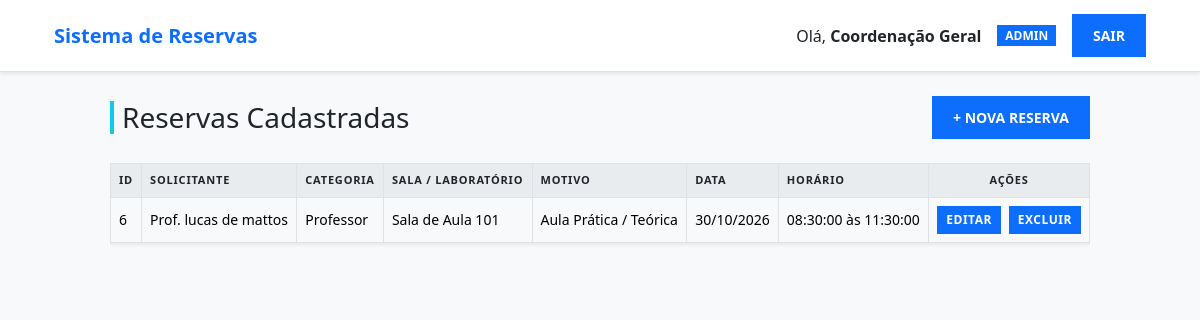
/index.php (signed in), run on the app's committed database.
### tables this page shows
CREATE TABLE `reservas` (
  `id` int NOT NULL,
  `nome_solicitante` varchar(100) NOT NULL,
  `categoria` varchar(50) NOT NULL,
  `sala_laboratorio` varchar(100) NOT NULL,
  `data_reserva` date NOT NULL,
  `hora_inicio` time NOT NULL,
  `hora_fim` time NOT NULL,
  `motivo` varchar(100) NOT NULL,
  `usuario_id` int DEFAULT NULL
);

### index.php (the view, shortened to what this page needs)
<?php
include_once "conexao.php";
$usuario_id_logado = $_SESSION["usuario_id"];
$perfil            = $_SESSION["usuario_perfil"];
?>
<!doctype html>
<html lang="pt-BR" data-bs-theme="light">
<head>
    <link href="https://cdn.jsdelivr.net/npm/bootstrap@5.3.3/dist/css/bootstrap.min.css" rel="stylesheet">
    <link rel="stylesheet" href="style.css">
</head>
<body class="bg-light text-dark pb-5">
    <nav class="navbar navbar-expand-lg navbar-light bg-white border-bottom border-secondary-subtle mb-4 shadow-sm">
        <div class="container-fluid px-4">
            <a class="navbar-brand fw-bold text-primary" href="index.php">Sistema de Reservas</a>
            <div class="d-flex align-items-center gap-3">
                <span class="text-dark">Olá, <strong><?php echo $_SESSION["usuario_nome"]; ?></strong></span>
                <span class="badge bg-primary text-uppercase rounded-0"><?php echo $perfil; ?></span>
                <a href="login.php" class="btn btn-danger btn-sm rounded-0 fw-semibold">Sair</a>
            </div>
        </div>
    </nav>
    <div class="container my-4">
        <div id="secao-lista" class="view-section">
            <div class="d-flex justify-content-between align-items-center mb-4">
                <h1 class="h3 mb-0 fw-normal border-start border-4 border-info ps-2">Reservas Cadastradas</h1>
                <button class="btn btn-info rounded-0 fw-bold text-uppercase" onclick="trocarTela('secao-form')">+ Nova Reserva</button>
            </div>
            <div class="table-responsive">
                <table class="table table-light table-hover table-bordered align-middle rounded-0 shadow-sm">
                    <thead>
                        <tr>
                            <th>ID</th>
                            <th>Solicitante</th>
                            <th>Categoria</th>
                            <th>Sala / Laboratório</th>
                            <th>Motivo</th>
                            <th>Data</th>
                            <th>Horário</th>
                            <th class="text-center">Ações</th>
                        </tr>
                    </thead>
                    <tbody>
                        <?php
                        $resultado = mysqli_query($conexao, "SELECT * FROM reservas ORDER BY id DESC");
                        while ($reserva = mysqli_fetch_assoc($resultado)) {
                            $pode_editar = ($perfil === 'admin') || ($reserva['usuario_id'] == $usuario_id_logado) || ($reserva['nome_solicitante'] === $_SESSION["usuario_nome"]);
                            echo "<tr>";
                            echo "<td>" . $reserva["id"] . "</td>";
                            echo "<td>" . $reserva["nome_solicitante"] . "</td>";
                            echo "<td>" . $reserva["categoria"] . "</td>";
                            echo "<td>" . $reserva["sala_laboratorio"] . "</td>";
                            echo "<td>" . $reserva["motivo"] . "</td>";
                            echo "<td>" . date('d/m/Y', strtotime($reserva["data_reserva"])) . "</td>";
                            echo "<td>" . $reserva["hora_inicio"] . " às " . $reserva["hora_fim"] . "</td>";
                          echo "<td class='text-center align-middle'>";
                            if ($pode_editar) {
                                echo "<div class='d-flex justify-content-center gap-2'>";
                                echo "  <a href='editar.php?id=" . $reserva["id"] . "' class='btn btn-primary btn-sm rounded-0 fw-semibold px-2 py-1' style='font-size: 12px;'>Editar</a>";
                                echo "  <a href='excluir.php?id=" . $reserva["id"] . "' class='btn btn-danger btn-sm rounded-0 fw-semibold px-2 py-1' onclick='return confirmarExclusao()' style='font-size: 12px;'>Excluir</a>";
                                echo "</div>";
                            } else {
                                echo "<span class='badge bg-secondary-subtle text-secondary border border-secondary-subtle rounded-0 fw-normal px-2 py-1'>Somente Leitura</span>";
                            }
                            echo "</td>";
                        }
                        ?>
                    </tbody>
                </table>
            </div>
        </div>
    </div>
</body>
</html>

### style.css (style rules this page uses)
:root { --bs-body-bg: #f8f9fa; --bs-body-color: #212529; --bs-border-color: #dee2e6; --bs-primary: #0d6efd; --bs-primary-hover: #0b5ed7; --bs-danger: #dc3545; --bs-danger-hover: #bb2d3b; }
* { box-sizing: border-box; margin: 0; padding: 0; font-family: system-ui, -apple-system, "Segoe UI", Roboto, "Helvetica Neue", Arial, sans-serif; }
body { background-color: var(--bs-body-bg) !important; color: var(--bs-body-color) !important; line-height: 1.5; padding-bottom: 50px; }
.navbar { background-color: #ffffff !important; border-bottom: 1px solid var(--bs-border-color) !important; padding: 14px 30px; display: flex; justify-content: space-between; align-items: center; box-shadow: 0 2px 4px rgba(0, 0, 0, 0.05); margin-bottom: 30px; }
.container { max-width: 1020px; margin: 0 auto; padding: 0 20px; }
h1 { font-size: 22px; color: #212529; margin-bottom: 20px; font-weight: 600; border-left: 4px solid var(--bs-primary); padding-left: 10px; }
button[type="submit"], .btn { background-color: var(--bs-primary); color: #ffffff !important; border: 1px solid var(--bs-primary); padding: 10px 20px; font-size: 14px; font-weight: 600; border-radius: 0px; cursor: pointer; transition: background-color 0.2s; text-decoration: none; display: inline-block; text-transform: uppercase; }
table { width: 100%; border-collapse: collapse; background-color: #ffffff !important; border-radius: 0px; border: 1px solid var(--bs-border-color) !important; box-shadow: 0 2px 4px rgba(0, 0, 0, 0.03); }
th, td { padding: 14px 16px; text-align: left; border-bottom: 1px solid var(--bs-border-color); font-size: 14px; color: #212529; }
th { background-color: #e9ecef !important; color: #212529 !important; font-weight: 700; text-transform: uppercase; font-size: 11px; letter-spacing: 0.8px; border-bottom: 2px solid var(--bs-border-color); }
.table .btn-sm { text-transform: uppercase; letter-spacing: 0.5px; font-size: 12px; padding: 4px 10px; }

### data on the page
reservas: id "6", nome_solicitante "Prof. lucas de mattos", categoria "Professor", sala_laboratorio "Sala de Aula 101", motivo "Aula Prática / Teórica", data_reserva "30/10/2026", hora_inicio "08:30:00", hora_fim "11:30:00"

### other printed values
$_SESSION["usuario_nome"] "Coordenação Geral"
$perfil "ADMIN"
